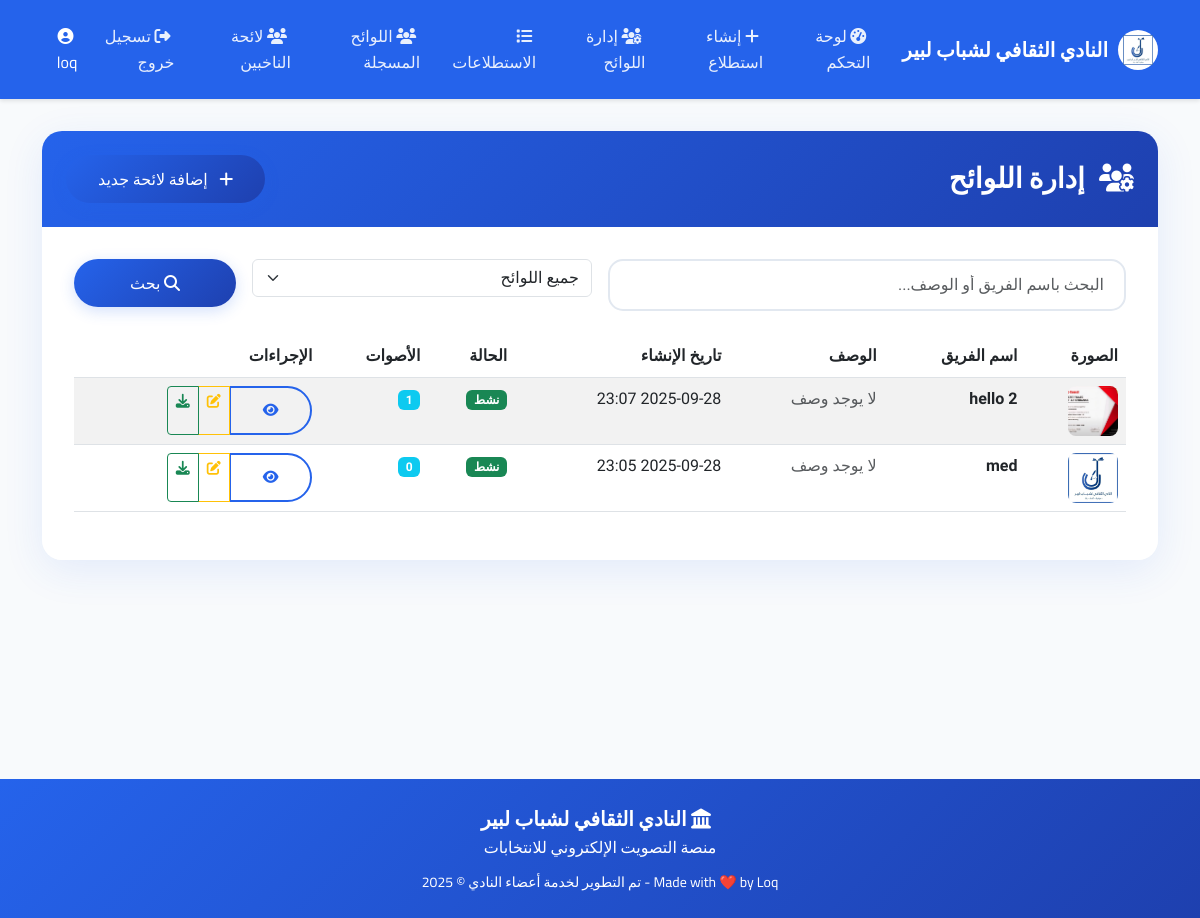
The app's page /vote-admin/teams/ (signed in), older data.
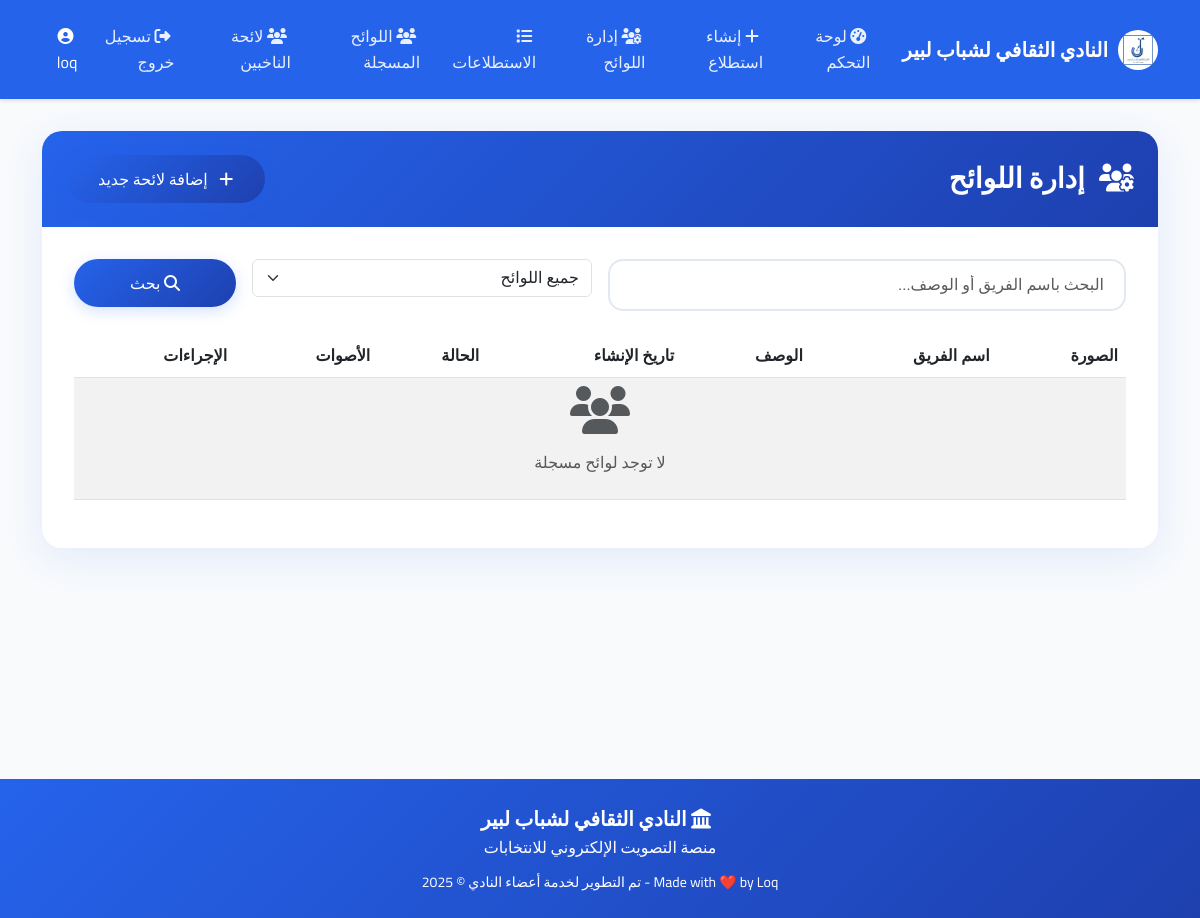
The same page, newer data.
### voting/models.py (models this page shows, shortened)
class Team(models.Model):
    id = models.UUIDField(primary_key=True, default=uuid.uuid4, editable=False)
    name = models.CharField(max_length=200, help_text="Team/Candidate name")
    description = models.TextField(blank=True, null=True, help_text="Brief description")
    image = models.ImageField(
        upload_to='team_images/',
        blank=True,
        null=True,
        help_text="Team logo or promotional image"
    )
    program_document = models.FileField(
        upload_to='team_programs/',
        blank=True,
        null=True,
        help_text="PDF document with election program"
    )
    contact_info = models.TextField(
        blank=True,
        null=True,
        help_text="Contact information for the team"
    )
    is_active = models.BooleanField(default=True, help_text="Is this team currently active?")
    created_at = models.DateTimeField(auto_now_add=True)
    updated_at = models.DateTimeField(auto_now=True)
    created_by = models.ForeignKey(CustomUser, on_delete=models.CASCADE, related_name='created_teams')
    class Meta:
        ordering = ['name']
        verbose_name = 'Team'
        verbose_name_plural = 'Teams'
    def get_vote_count(self):
        return Vote.objects.filter(option__team=self).count()

### voting/views.py (the view)
# urls.py: path('vote-admin/teams/', views.team_management_view, name='team_management'),
@login_required
def team_management_view(request):
    if not request.user.is_admin():
        messages.error(request, 'ليس لديك صلاحية للوصول')
        return redirect('dashboard')
    search_query = request.GET.get('search', '')
    status_filter = request.GET.get('status', '')
    teams = Team.objects.all()
    if search_query:
        teams = teams.filter(
            Q(name__icontains=search_query) |
            Q(description__icontains=search_query)
        )
    if status_filter:
        if status_filter == 'active':
            teams = teams.filter(is_active=True)
        elif status_filter == 'inactive':
            teams = teams.filter(is_active=False)
    teams = teams.order_by('-created_at')
    paginator = Paginator(teams, 10)
    page_number = request.GET.get('page')
    page_obj = paginator.get_page(page_number)
    context = {
        'page_obj': page_obj,
        'search_query': search_query,
        'status_filter': status_filter,
        'can_create_teams': request.user.can_create_polls(),  # Same permission as polls
    }
    return render(request, 'admin/team_management.html', context)

### voting/models.py (called while the page is built)
    def is_admin(self):
        return self.user_type in ['view_admin', 'super_admin']

    def can_create_polls(self):
        return self.user_type == 'super_admin'

### voting/templates/admin/team_management.html (shortened to what the changed rows need)
{% extends 'base.html' %}
{% block content %}
<div class="row">
    <div class="col-12">
        <div class="card">
            <div class="card-body">
                <div class="table-responsive">
                    <table class="table table-striped">
                        <thead>
                            <tr>
                                <th>الصورة</th>
                                <th>اسم الفريق</th>
                                <th>الوصف</th>
                                <th>تاريخ الإنشاء</th>
                                <th>الحالة</th>
                                <th>الأصوات</th>
                                <th>الإجراءات</th>
                            </tr>
                        </thead>
                        <tbody>
                            {% for team in page_obj %}
                            <tr>
                                <td>
                                    {% if team.image %}
                                    <img src="{{ team.image.url }}"
                                         alt="{{ team.name }}"
                                         class="team-thumbnail">
                                    {% else %}
                                    <div class="team-thumbnail-placeholder">
                                        <i class="fas fa-users"></i>
                                    </div>
                                    {% endif %}
                                </td>
                                <td>
                                    <strong>{{ team.name }}</strong>
                                </td>
                                <td>
                                    <span class="text-muted">
                                        {{ team.description|truncatewords:10|default:"لا يوجد وصف" }}
                                    </span>
                                </td>
                                <td>{{ team.created_at|date:"Y-m-d H:i" }}</td>
                                <td>
                                    {% if team.is_active %}
                                        <span class="badge bg-success">نشط</span>
                                    {% else %}
                                        <span class="badge bg-secondary">غير نشط</span>
                                    {% endif %}
                                </td>
                                <td>
                                    <span class="badge bg-info">{{ team.get_vote_count }}</span>
                                </td>
                                <td>
                                    <div class="btn-group" role="group">
                                        <a href="{% url 'team_detail' team.id %}"
                                           class="btn btn-sm btn-outline-primary"
                                           title="عرض">
                                            <i class="fas fa-eye"></i>
                                        </a>
                                        {% if can_create_teams %}
                                        <a href="{% url 'edit_team' team.id %}"
                                           class="btn btn-sm btn-outline-warning"
                                           title="تعديل">
                                            <i class="fas fa-edit"></i>
                                        </a>
                                        {% endif %}
                                        {% if team.program_document %}
                                        <a href="{{ team.program_document.url }}"
                                           class="btn btn-sm btn-outline-success"
                                           title="تحميل البرنامج"
                                           target="_blank">
                                            <i class="fas fa-download"></i>
                                        </a>
                                        {% endif %}
                                    </div>
                                </td>
                            </tr>
                            {% empty %}
                            <tr>
                                <td colspan="7" class="text-center text-muted">
                                    <i class="fas fa-users fa-3x mb-3"></i>
                                    <p>لا توجد لوائح  مسجلة</p>
                                </td>
                            </tr>
                            {% endfor %}
                        </tbody>
                    </table>
                </div>
            </div>
        </div>
    </div>
</div>
{% endblock %}

Row changes from the older to the newer data that the page shows:
removed Team: image (picture), name "hello 2", description "لا يوجد وصف", created_at "2025-09-28 23:07", is_active "نشط", get_vote_count "1"
removed Team: image (picture), name "med", description "لا يوجد وصف", created_at "2025-09-28 23:05", is_active "نشط", get_vote_count "0"
Text that changed along with them:
text now shown: "لا توجد لوائح مسجلة"
